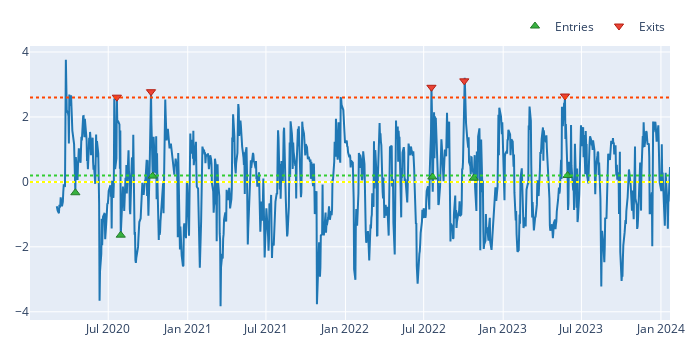

This figure's notebook cell:
### Code cell
# Visualize long entries and exists
fig = zscore.vbt.plot()
clean_long_entries.vbt.signals.plot_as_entries(zscore, fig=fig)
clean_long_exits.vbt.signals.plot_as_exits(zscore, fig=fig)
fig.add_hline(y=upper_threshold, line_color="orangered", line_dash="dot")
fig.add_hline(y=0, line_color="yellow", line_dash="dot")
fig.add_hline(y=lower_threshold, line_color="limegreen", line_dash="dot")
fig.show()

### Figure 1 — Plotly figure (JSON) as saved in the notebook; plotly's stock layout.template omitted (floating-point values rounded to 4 significant figures; data arrays with more than 128 entries replaced by an {"elided": "..."} marker saying what was removed)
{"data": [{"showlegend": false, "type": "scatter", "uid": "c7a1eded-7e81-4c8e-9837-35a7e6c0cf8c", "x": {"elided": "1020 str values"}, "y": {"elided": "1020 float values"}}, {"marker": {"color": "#37B13F", "line": {"color": "rgb(38,123,44)", "width": 1}, "size": 8, "symbol": "triangle-up"}, "mode": "markers", "name": "Entries", "showlegend": true, "type": "scatter", "uid": "78a8fcb9-fee2-4fd9-9efc-dffe4834325b", "x": ["2020-04-16T00:00:00-04:00", "2020-07-30T00:00:00-04:00", "2020-10-12T00:00:00-04:00", "2022-07-21T00:00:00-04:00", "2022-10-25T00:00:00-04:00", "2023-05-30T00:00:00-04:00"], "y": [-0.3343, -1.641, 0.1775, 0.1498, 0.1144, 0.1958]}, {"marker": {"color": "#EA4335", "line": {"color": "rgb(181,31,18)", "width": 1}, "size": 8, "symbol": "triangle-down"}, "mode": "markers", "name": "Exits", "showlegend": true, "type": "scatter", "uid": "23569ac7-c172-4b36-8245-7305311bc116", "x": ["2020-07-21T00:00:00-04:00", "2020-10-08T00:00:00-04:00", "2022-07-19T00:00:00-04:00", "2022-10-03T00:00:00-04:00", "2023-05-24T00:00:00-04:00"], "y": [2.609, 2.777, 2.913, 3.111, 2.644]}], "layout": {"height": 350, "legend": {"orientation": "h", "traceorder": "normal", "x": 1, "xanchor": "right", "y": 1.02, "yanchor": "bottom"}, "margin": {"b": 30, "l": 30, "r": 30, "t": 30}, "shapes": [{"line": {"color": "orangered", "dash": "dot"}, "type": "line", "x0": 0, "x1": 1, "xref": "x domain", "y0": 2.6, "y1": 2.6, "yref": "y"}, {"line": {"color": "yellow", "dash": "dot"}, "type": "line", "x0": 0, "x1": 1, "xref": "x domain", "y0": 0, "y1": 0, "yref": "y"}, {"line": {"color": "limegreen", "dash": "dot"}, "type": "line", "x0": 0, "x1": 1, "xref": "x domain", "y0": 0.2, "y1": 0.2, "yref": "y"}], "width": 700}}
